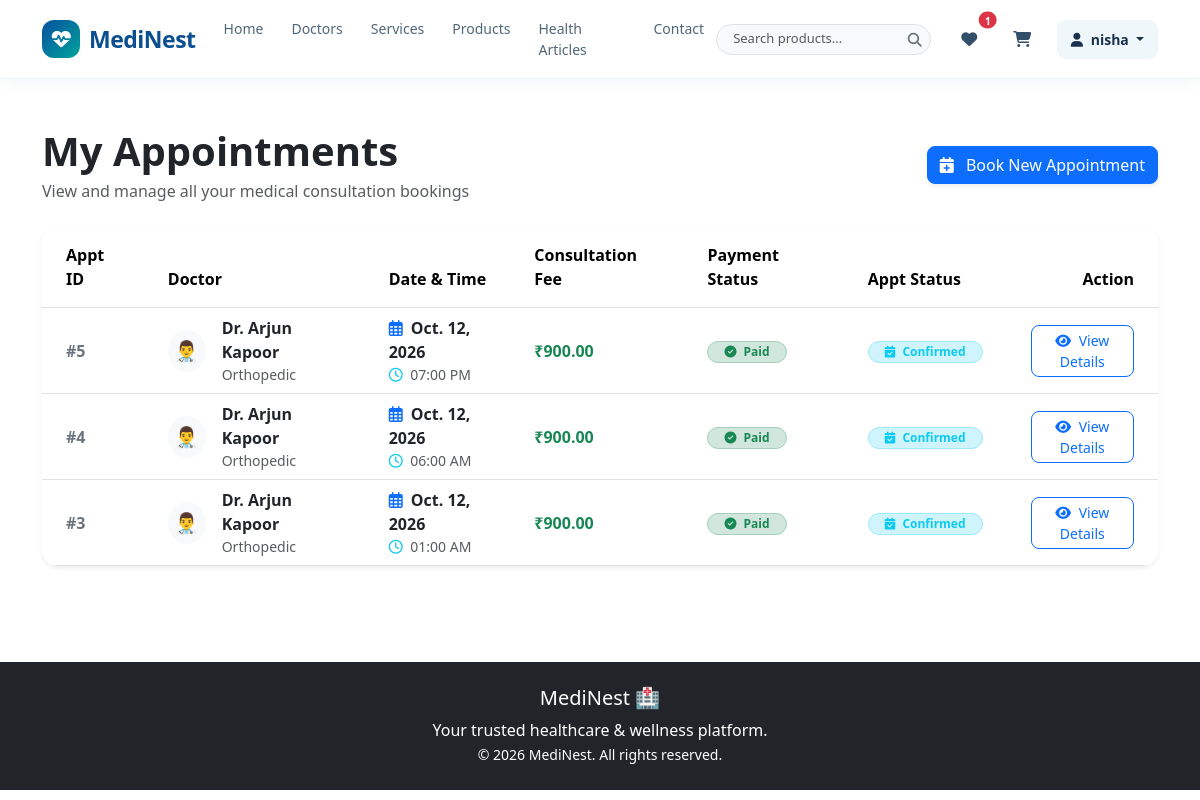
Screenshot of /appointments/my-appointments/ (signed in) with the database file from the repository.
### appointments/models.py (models this page shows, shortened)
class Appointment(models.Model):
    STATUS_CHOICES = [
        ("Pending", "Pending"),
        ("Confirmed", "Confirmed"),
        ("Completed", "Completed"),
        ("Cancelled", "Cancelled"),
    ]
    PAYMENT_STATUS_CHOICES = [
        ("pending", "Pending"),
        ("paid", "Paid"),
        ("failed", "Failed"),
    ]
    user = models.ForeignKey(
        settings.AUTH_USER_MODEL,
        on_delete=models.CASCADE,
        related_name="appointments"
    )
    doctor = models.ForeignKey(
        Doctor,
        on_delete=models.CASCADE,
        related_name="appointments"
    )
    appointment_date = models.DateField()
    appointment_time = models.TimeField()
    patient_name = models.CharField(max_length=150)
    phone = models.CharField(max_length=20)
    email = models.EmailField()
    symptoms = models.TextField(
        blank=True,
        help_text="Symptoms / Reason for consultation"
    )
    consultation_fee = models.DecimalField(
        max_digits=8,
        decimal_places=2
    )
    status = models.CharField(
        max_length=20,
        choices=STATUS_CHOICES,
        default="Pending"
    )
    payment_method = models.CharField(
        max_length=20,
        default="razorpay"
    )
    payment_status = models.CharField(
        max_length=20,
        choices=PAYMENT_STATUS_CHOICES,
        default="pending"
    )
    razorpay_order_id = models.CharField(
        max_length=255,
        blank=True,
        null=True
    )
    razorpay_payment_id = models.CharField(
        max_length=255,
        blank=True,
        null=True
    )
    razorpay_signature = models.CharField(
        max_length=255,
        blank=True,
        null=True
    )
    paid_at = models.DateTimeField(
        blank=True,
        null=True
    )
    created_at = models.DateTimeField(auto_now_add=True)
    updated_at = models.DateTimeField(auto_now=True)
    class Meta:
        ordering = ["-created_at"]

### doctors/models.py (models this page shows, shortened)
class Doctor(models.Model):
    SPECIALIZATION_CHOICES = [
        ("General Physician", "General Physician"),
        ("Cardiologist", "Cardiologist"),
        ("Dermatologist", "Dermatologist"),
        ("Dentist", "Dentist"),
        ("Pediatrician", "Pediatrician"),
        ("Gynecologist", "Gynecologist"),
        ("Neurologist", "Neurologist"),
        ("Orthopedic", "Orthopedic"),
    ]
    name = models.CharField(max_length=150)
    specialization = models.CharField(
        max_length=100,
        choices=SPECIALIZATION_CHOICES
    )
    qualification = models.CharField(max_length=200)
    experience = models.PositiveIntegerField(
        help_text="Experience in years"
    )
    bio = models.TextField(blank=True)
    profile_image = models.ImageField(
        upload_to="doctors/",
        blank=True,
        null=True
    )
    consultation_fee = models.DecimalField(
        max_digits=8,
        decimal_places=2
    )
    available_days = models.CharField(
        max_length=200,
        help_text="Example: Monday, Wednesday, Friday"
    )
    available_time = models.CharField(
        max_length=100,
        help_text="Example: 10:00 AM - 2:00 PM"
    )
    is_available = models.BooleanField(default=True)
    created_at = models.DateTimeField(auto_now_add=True)
    updated_at = models.DateTimeField(auto_now=True)
    @property
    def display_name(self):
        name = (self.name or "").strip()
        if not name:
            return "Dr."
        normalized_name = re.sub(r"^(?:Dr\.\s*)+", "", name, flags=re.IGNORECASE)
        normalized_name = normalized_name.strip()
        if not normalized_name:
            return "Dr."
        return f"Dr. {normalized_name}"

### appointments/views.py (the view)
# urls.py: path("my-appointments/", views.my_appointments, name="my_appointments"),
@login_required
def my_appointments(request):
    appointments = Appointment.objects.filter(
        user=request.user
    ).select_related("doctor").order_by("-created_at")
    return render(
        request,
        "appointments/my_appointments.html",
        {"appointments": appointments}
    )

### appointments/templates/appointments/my_appointments.html (shortened to what this page needs)
{% extends "base.html" %}
{% block content %}
<section class="py-5">
    <div class="container">
        <div class="d-flex flex-wrap align-items-center justify-content-between gap-3 mb-4">
            <div>
                <h1 class="fw-bold mb-1">My Appointments</h1>
                <p class="text-muted mb-0">View and manage all your medical consultation bookings</p>
            </div>
            <a href="{% url 'doctors:doctor_list' %}" class="btn btn-primary rounded-3 shadow-sm">
                <i class="fa-solid fa-calendar-plus me-2"></i> Book New Appointment
            </a>
        </div>
        {% if appointments %}
        <div class="card border-0 shadow-sm rounded-4 overflow-hidden">
            <div class="table-responsive">
                <table class="table align-middle table-hover mb-0">
                    <thead class="bg-light border-bottom">
                        <tr>
                            <th class="py-3 px-4">Appt ID</th>
                            <th class="py-3 px-4">Doctor</th>
                            <th class="py-3 px-4">Date & Time</th>
                            <th class="py-3 px-4">Consultation Fee</th>
                            <th class="py-3 px-4">Payment Status</th>
                            <th class="py-3 px-4">Appt Status</th>
                            <th class="py-3 px-4 text-end">Action</th>
                        </tr>
                    </thead>
                    <tbody>
                        {% for appointment in appointments %}
                        <tr>
                            <td class="px-4 fw-bold text-secondary">
                                #{{ appointment.id }}
                            </td>
                            <td class="px-4">
                                <div class="d-flex align-items-center gap-3">
                                    {% if appointment.doctor.profile_image %}
                                    <img src="{{ appointment.doctor.profile_image.url }}" class="rounded-circle"
                                        style="width: 42px; height: 42px; object-fit: cover;"
                                        alt="{{ appointment.doctor.name }}">
                                    {% else %}
                                    <div class="rounded-circle bg-light d-flex align-items-center justify-content-center"
                                        style="width: 42px; height: 42px; font-size: 20px;">
                                        👨‍⚕️
                                    </div>
                                    {% endif %}
                                    <div>
                                        <div class="fw-bold text-dark">{{ appointment.doctor.display_name }}</div>
                                        <div class="small text-muted">{{ appointment.doctor.specialization }}</div>
                                    </div>
                                </div>
                            </td>
                            <td class="px-4">
                                <div class="fw-semibold text-dark">
                                    <i class="fa-regular fa-calendar-days text-primary me-1"></i>
                                    {{ appointment.appointment_date }}
                                </div>
                                <div class="small text-muted">
                                    <i class="fa-regular fa-clock text-info me-1"></i>
                                    {{ appointment.appointment_time|time:"h:i A" }}
                                </div>
                            </td>
                            <td class="px-4 fw-bold text-success">
                                ₹{{ appointment.consultation_fee }}
                            </td>
                            <td class="px-4">
                                {% if appointment.payment_status == 'paid' %}
                                <span
                                    class="badge bg-success-subtle text-success border border-success-subtle px-3 py-1 rounded-pill">
                                    <i class="fa-solid fa-circle-check me-1"></i> Paid
                                </span>
                                {% elif appointment.payment_status == 'failed' %}
                                <span
                                    class="badge bg-danger-subtle text-danger border border-danger-subtle px-3 py-1 rounded-pill">
                                    <i class="fa-solid fa-circle-xmark me-1"></i> Failed
                                </span>
                                {% else %}
                                <span
                                    class="badge bg-warning-subtle text-warning-emphasis border border-warning-subtle px-3 py-1 rounded-pill">
                                    <i class="fa-solid fa-clock me-1"></i> Pending
                                </span>
                                {% endif %}
                            </td>
                            <td class="px-4">
                                {% if appointment.status == 'Confirmed' %}
                                <span
                                    class="badge bg-info-subtle text-info border border-info-subtle px-3 py-1 rounded-pill">
                                    <i class="fa-solid fa-calendar-check me-1"></i> Confirmed
                                </span>
                                {% elif appointment.status == 'Completed' %}
                                <span
                                    class="badge bg-success-subtle text-success border border-success-subtle px-3 py-1 rounded-pill">
                                    <i class="fa-solid fa-circle-check me-1"></i> Completed
                                </span>
                                {% elif appointment.status == 'Cancelled' %}
                                <span
                                    class="badge bg-danger-subtle text-danger border border-danger-subtle px-3 py-1 rounded-pill">
                                    <i class="fa-solid fa-circle-xmark me-1"></i> Cancelled
                                </span>
                                {% else %}
                                <span class="badge bg-secondary px-3 py-1 rounded-pill">
                                    {{ appointment.status }}
                                </span>
                                {% endif %}
                            </td>
                            <td class="px-4 text-end">
                                <a href="{% url 'appointments:appointment_detail' appointment.id %}"
                                    class="btn btn-outline-primary btn-sm rounded-3">
                                    <i class="fa-solid fa-eye me-1"></i> View Details
                                </a>
                            </td>
                        </tr>
                        {% endfor %}
                    </tbody>
                </table>
            </div>
        </div>
        {% endif %}
    </div>
</section>
{% endblock %}

### core/templates/includes/navbar.html (shortened to what this page needs)
<nav class="navbar navbar-expand-lg bg-white sticky-top medinest-navbar">
    <div class="container">
        <a class="navbar-brand medinest-logo" href="{% url 'core:home' %}">
            <i class="fa-solid fa-heart-pulse"></i>
            MediNest
        </a>
        <div class="collapse navbar-collapse" id="medinestNavbar">
            <ul class="navbar-nav mx-auto mb-2 mb-lg-0">
                <li class="nav-item">
                    <a class="nav-link" href="{% url 'core:home' %}">
                        Home
                    </a>
                </li>
                <li class="nav-item">
                    <a class="nav-link" href="{% url 'doctors:doctor_list' %}">
                        Doctors
                    </a>
                </li>
                <li class="nav-item">
                    <a class="nav-link" href="{% url 'core:services' %}">
                        Services
                    </a>
                </li>
                <li class="nav-item">
                    <a class="nav-link" href="{% url 'products:product_list' %}">
                        Products
                    </a>
                </li>
                <li class="nav-item">
                    <a class="nav-link" href="{% url 'blog:article_list' %}">
                        Health Articles
                    </a>
                </li>
                <li class="nav-item">
                    <a class="nav-link" href="#">
                        Contact
                    </a>
                </li>
            </ul>
            <div class="d-flex align-items-center gap-3">
                <form action="{% url 'products:product_list' %}" method="get" class="d-none d-md-flex align-items-center me-1">
                    <div class="input-group input-group-sm rounded-pill overflow-hidden border bg-light" style="max-width: 220px;">
                        <input type="text" name="search" class="form-control border-0 bg-transparent ps-3 pe-1" placeholder="Search products..." value="{{ request.GET.search|default:'' }}" style="font-size: 13px;">
                        <button class="btn border-0 text-secondary px-2" type="submit" title="Search">
                            <i class="fa-solid fa-magnifying-glass"></i>
                        </button>
                    </div>
                </form>
                {% if user.is_authenticated %}
                <a href="{% url 'wishlist:wishlist' %}" class="nav-icon-btn position-relative" title="Wishlist">
                    <i class="fa-solid fa-heart"></i>
                    {% with wishlist_count=user.wishlistitem_set.count %}
                    {% if wishlist_count %}
                    <span class="position-absolute top-0 start-100 translate-middle badge rounded-pill bg-danger"
                        style="font-size: 10px;">
                        {{ wishlist_count }}
                    </span>
                    {% endif %}
                    {% endwith %}
                </a>
                {% endif %}
                <a href="{% url 'cart:cart_detail' %}" class="nav-icon-btn" title="Cart">
                    <i class="fa-solid fa-cart-shopping"></i>
                </a>
                {% if user.is_authenticated %}
                <div class="dropdown">
                    <button class="user-btn dropdown-toggle" type="button" data-bs-toggle="dropdown"
                        aria-expanded="false">
                        <i class="fa-solid fa-user me-1"></i>
                        {{ user.username }}
                    </button>
                </div>
                {% else %}
                <a href="{% url 'accounts:login' %}" class="login-btn">
                    Login
                </a>
                {% endif %}
            </div>
        </div>
    </div>
</nav>

### core/templates/includes/navbar.html (style rules this page uses)
.medinest-navbar { min-height: 72px; border-bottom: 1px solid #edf2f5; box-shadow: 0 3px 15px rgba(0, 60, 100, 0.05); z-index: 1000; }
.medinest-logo { display: flex; align-items: center; gap: 9px; font-size: 23px; font-weight: 800; color: #0b4f91 !important; letter-spacing: -0.5px; }
.medinest-logo i { width: 38px; height: 38px; display: flex; align-items: center; justify-content: center; border-radius: 12px; background: linear-gradient(135deg, #0750a0, #00a49b); color: white; font-size: 19px; }
.navbar-nav { gap: 4px; }
.navbar-nav .nav-link { color: #536779; font-size: 14px; font-weight: 500; padding: 10px 12px !important; border-radius: 9px; transition: all 0.25s ease; }
.nav-icon-btn { width: 38px; height: 38px; display: flex; align-items: center; justify-content: center; border: none; background: transparent; color: #334e68; border-radius: 50%; text-decoration: none; transition: 0.25s; }
.user-btn { border: none; background: #f0f7fa; color: #19324d; padding: 9px 14px; border-radius: 9px; font-size: 14px; font-weight: 600; }

### rows the page displays
Appointment: id "5", doctor.display_name "Dr. Arjun Kapoor", doctor.specialization "Orthopedic", appointment_date "Oct. 12, 2026", appointment_time "07:00 PM", consultation_fee "900.00", payment_status "paid" (drawn), status "Confirmed" (drawn)
Appointment: id "4", doctor.display_name "Dr. Arjun Kapoor", doctor.specialization "Orthopedic", appointment_date "Oct. 12, 2026", appointment_time "06:00 AM", consultation_fee "900.00", payment_status "paid" (drawn), status "Confirmed" (drawn)
Appointment: id "3", doctor.display_name "Dr. Arjun Kapoor", doctor.specialization "Orthopedic", appointment_date "Oct. 12, 2026", appointment_time "01:00 AM", consultation_fee "900.00", payment_status "paid" (drawn), status "Confirmed" (drawn)

### other values shown
{{ wishlist_count }} "1"
{{ user.username }} "nisha"
